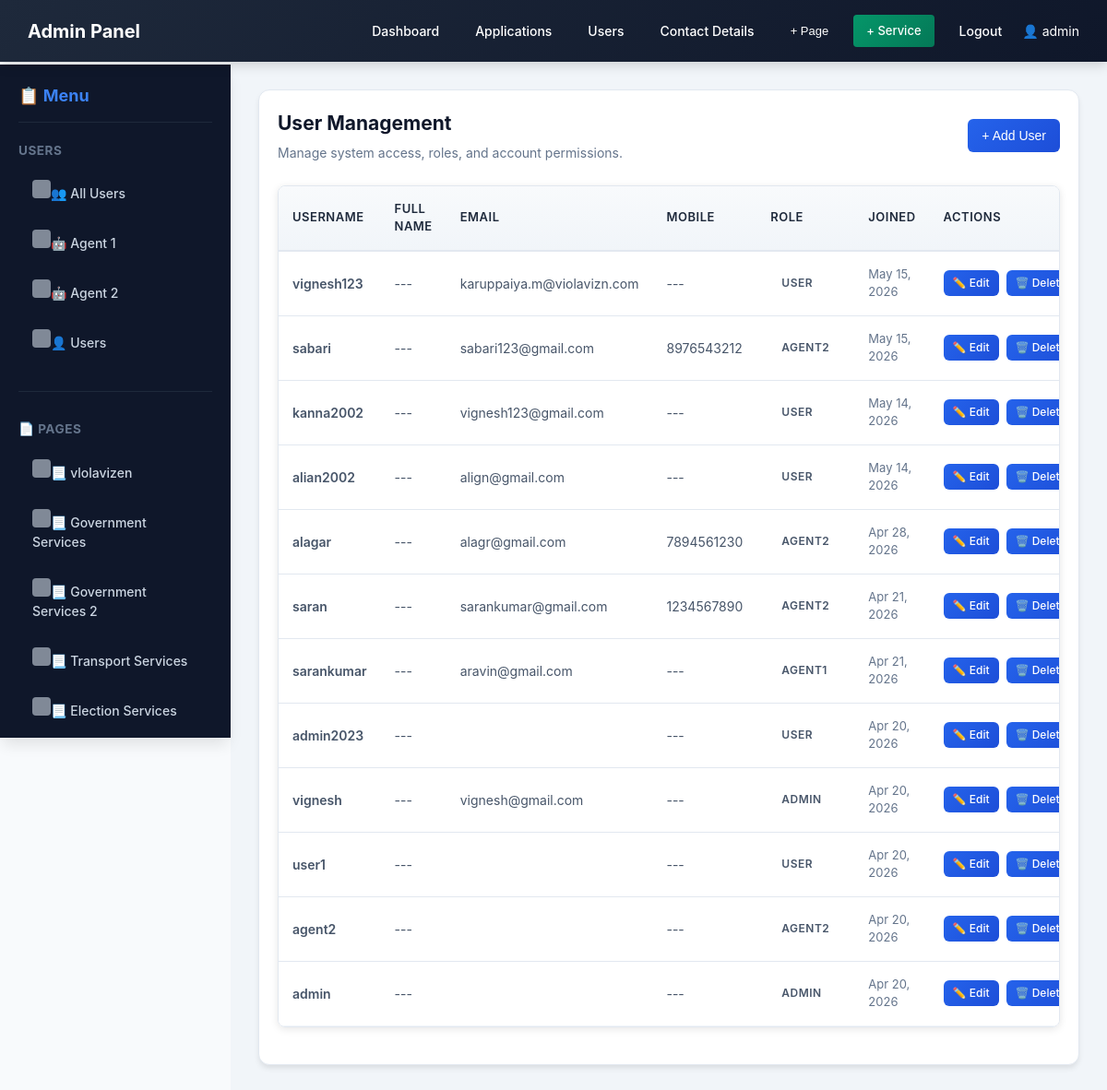
Screenshot of /adminsite/user-details/ (signed in) with the database file from the repository.
### services/models.py (models this page shows, shortened)
class User(AbstractUser):
    ROLE_CHOICES = [
        ('ADMIN', 'Admin'),
        ('AGENT1', 'Agent1'),
        ('AGENT2', 'Agent2'),
        ('USER', 'User'),
    ]
    role = models.CharField(max_length=10, choices=ROLE_CHOICES, default='USER')
    mobile = models.CharField(max_length=15, blank=True, null=True)

class Page(models.Model):
    title = models.CharField(max_length=100)
    description = models.TextField()
    created_at = models.DateTimeField(auto_now_add=True)

### services/views.py (the view, shortened to what this page needs)
# urls.py: path('adminsite/user-details/', views.user_details, name='user_details'),
@login_required
@role_required(['ADMIN'])
def user_details(request):
    role_filter = request.GET.get('role')
    if role_filter:
        users = User.objects.filter(role=role_filter).order_by('-id')
    else:
        users = User.objects.all().order_by('-id')
    return render(request, 'admin-site/user_handling.html', {'users': users})

### services/context_processors.py (called while the page is built)
def admin_pages(request):
    if request.path.startswith('/adminsite/'):
        return {'pages': Page.objects.all()}
    return {'pages': []}

### services/views.py (called while the page is built, shortened)
def role_required(allowed_roles):
    def decorator(view_func):
        @wraps(view_func)
        def _wrapped_view(request, *args, **kwargs):
            if not request.user.is_authenticated:
                return redirect(reverse('login') + '?next=' + request.path)
            is_permitted = request.user.role in allowed_roles
            if 'ADMIN' in allowed_roles and (request.user.is_staff or request.user.is_superuser):
                is_permitted = True
            return view_func(request, *args, **kwargs)
        return _wrapped_view
    return decorator

### services/templates/admin-site/user_handling.html (shortened to what this page needs)
{% extends 'admin-site/admin_base.html' %}
{% block content %}
<div class="card">
    <div class="header-flex" style="display: flex; justify-content: space-between; align-items: center; margin-bottom: 25px;">
        <div>
            <h2 style="margin: 0;">User Management</h2>
            <p style="color: #64748b; margin-top: 5px;">Manage system access, roles, and account permissions.</p>
        </div>
        <button class="btn" onclick="document.getElementById('addUserModal').classList.add('show')">+ Add User</button>
    </div>
    <div class="table-wrapper">
        <table style="width: 100%; border-collapse: collapse;">
            <thead>
                <tr style="text-align: left; border-bottom: 2px solid #f1f5f9;">
                    <th style="padding: 15px;">Username</th>
                    <th style="padding: 15px;">Full Name</th>
                    <th style="padding: 15px;">Email</th>
                    <th style="padding: 15px;">Mobile</th>
                    <th style="padding: 15px;">Role</th>
                    <th style="padding: 15px;">Joined</th>
                    <th style="padding: 15px;">Actions</th>
                </tr>
            </thead>
            <tbody>
                {% for u in users %}
                <tr style="border-bottom: 1px solid #f1f5f9;">
                    <td style="padding: 15px; font-weight: 600;">{{ u.username }}</td>
                    <td style="padding: 15px;">{{ u.get_full_name|default:"---" }}</td>
                    <td style="padding: 15px;">{{ u.email }}</td>
                    <td style="padding: 15px;">{{ u.mobile|default:"---" }}</td>
                    <td style="padding: 15px;"><span class="badge status-{{ u.role|lower }}">{{ u.role }}</span></td>
                    <td style="padding: 15px; color: #64748b; font-size: 13px;">{{ u.date_joined|date:"M d, Y" }}</td>
                    <td style="padding: 15px;">
                        <div style="display: flex; gap: 8px;">
                            <a href="{% url 'edit_user' u.id %}" class="btn btn-small" style="font-size: 12px; padding: 5px 10px; background-color: #2563eb; text-decoration: none; color: white;">✏️ Edit</a>
                            <a href="{% url 'delete_user' u.id %}" class="btn btn-small" style="font-size: 12px; padding: 5px 10px; background-color: #ef4444; text-decoration: none; color: white;" onclick="return confirm('Confirm deletion of user: {{ u.username }}?')">🗑️ Delete</a>
                        </div>
                    </td>
                </tr>
                {% endfor %}
            </tbody>
        </table>
    </div>
</div>
{% endblock %}

### services/templates/admin-site/admin_base.html (shortened to what this page needs)
{% load static %}
<!DOCTYPE html>
<html lang="en">
<head>
    <link rel="stylesheet" href="{% static 'services/css/style.css' %}">
</head>
<body>
<div class="top-navbar">
    <div class="navbar-left">
        <a href="{% url 'admin_dashboard' %}" class="navbar-brand">Admin Panel</a>
    </div>
    <div class="nav-links" id="navLinks">
        <a href="{% url 'admin_dashboard' %}">Dashboard</a>
        <a href="{% url 'apply_details' %}">Applications</a>
        <a href="{% url 'user_details' %}">Users</a>
        <a href="{% url 'admin_contact_messages' %}">Contact Details</a>
        <button class="btn btn-small" onclick="openAddPageModal()">+ Page</button>
        <a href="{% url 'add_service' %}" class="btn btn-add-service btn-small">+ Service</a>
        <a href="{% url 'logout' %}">Logout</a>
    </div>
    <div class="navbar-right">
        👤 {{ user.username }}
    </div>
</div>
<div class="dashboard-container">
    <aside class="sidebar" id="sidebar">
        <div class="sidebar-header">📋 Menu</div>
        {% if request.resolver_match.url_name == 'user_details' %}
        <div class="sidebar-menu">
            <h4>Users</h4>
            <a href="{% url 'user_details' %}">👥 All Users</a>
            <a href="{% url 'user_details' %}?role=AGENT1">🤖 Agent 1</a>
            <a href="{% url 'user_details' %}?role=AGENT2">🤖 Agent 2</a>
            <a href="{% url 'user_details' %}?role=USER">👤 Users</a>
        </div>
        {% endif %}
        <div class="sidebar-menu" style="margin-top: 30px; border-top: 1px solid #1e293b; padding-top: 15px;">
            <h4>📄 Pages</h4>
            {% if pages %}
                {% for p in pages %}
                    <a href="{% url 'view_custom_page' p.id %}">📃 {{ p.title }}</a>
                {% endfor %}
            {% else %}
                <p style="color: #64748b; font-size: 13px; margin: 5px 0; padding: 10px 0;">No pages yet</p>
            {% endif %}
        </div>
    </aside>
    <div class="main-content">
        {% block content %}{% endblock %}
    </div>
</div>
</body>
</html>

### services/static/services/css/style.css (style rules this page uses)
:root { --primary: #2563eb; --primary-hover: #1d4ed8; --secondary: #64748b; --success: #10b981; --warning: #f59e0b; --danger: #ef4444; --info: #3b82f6; --background: #f8fafc; --card-bg: #ffffff; --dark-bg: #0f172a; --dark-card: #1e293b; --text-main: #0f172a; --text-muted: #64748b; --border: #e2e8f0; --shadow: 0 4px 6px -1px rgb(0 0 0 / 0.1); --shadow-lg: 0 10px 15px -3px rgb(0 0 0 / 0.1); }
* { margin: 0; padding: 0; box-sizing: border-box; }
html, body { height: 100%; }
body { background-color: var(--background); color: var(--text-main); font-family: 'Inter', system-ui, -apple-system, sans-serif; line-height: 1.5; font-size: 14px; }
.dashboard-container { display: flex; min-height: 100vh; background-color: var(--background); }
.sidebar { width: 260px; background: linear-gradient(135deg, #1e293b 0%, #0f172a 100%); color: white; padding: 20px; overflow-y: auto; box-shadow: var(--shadow-lg); transition: all 0.3s ease; position: sticky; top: 0; }
.main-content { flex: 1; overflow-y: auto; display: flex; flex-direction: column; }
.sidebar-header { font-size: 20px; font-weight: 700; margin-bottom: 30px; padding-bottom: 15px; border-bottom: 2px solid rgba(255, 255, 255, 0.1); color: white; }
.sidebar-menu { list-style: none; }
.sidebar-menu a { display: flex; align-items: center; gap: 12px; padding: 12px 16px; color: rgba(255, 255, 255, 0.8); text-decoration: none; border-radius: 8px; transition: all 0.3s ease; font-weight: 500; }
.sidebar-menu a::before { content: ''; display: inline-block; width: 20px; height: 20px; background: currentColor; border-radius: 4px; opacity: 0.6; }
.card { background: white; border: 1px solid var(--border); border-radius: 12px; padding: 20px; box-shadow: var(--shadow); transition: all 0.3s ease; animation: slideIn 0.4s ease-out; }
.table-wrapper { overflow-x: auto; border-radius: 12px; border: 1px solid var(--border); }
table { width: 100%; border-collapse: collapse; background: white; }
thead { background-color: #f1f5f9; border-bottom: 2px solid var(--border); }
th { padding: 16px; text-align: left; font-weight: 700; color: var(--text-main); font-size: 13px; text-transform: uppercase; letter-spacing: 0.5px; background: linear-gradient(180deg, #f8fafc 0%, #f1f5f9 100%); }
td { padding: 14px 16px; border-bottom: 1px solid var(--border); color: var(--text-main); font-size: 14px; }
tbody tr { transition: all 0.2s ease; }
tbody tr:last-child td { border-bottom: none; }
button, .btn { padding: 10px 20px; border: none; border-radius: 8px; font-size: 14px; font-weight: 600; cursor: pointer; transition: all 0.3s ease; display: inline-flex; align-items: center; justify-content: center; gap: 8px; text-decoration: none; }
.badge { display: inline-block; padding: 6px 12px; border-radius: 20px; font-size: 12px; font-weight: 600; text-transform: uppercase; letter-spacing: 0.5px; }

### rows the page displays
User: username "admin", get_full_name "---", mobile "---", role "ADMIN", date_joined "Apr 20, 2026"
Page: title "vlolavizen"
Page: title "Government Services"
Page: title "Government Services 2"
Page: title "Transport Services"
Page: title "Election Services"
User: username "vignesh123", get_full_name "---", email "karuppaiya.m@violavizn.com", mobile "---", role "USER", date_joined "May 15, 2026"
User: username "sabari", get_full_name "---", email "sabari123@gmail.com", mobile "8976543212", role "AGENT2", date_joined "May 15, 2026"
User: username "kanna2002", get_full_name "---", email "vignesh123@gmail.com", mobile "---", role "USER", date_joined "May 14, 2026"
User: username "alian2002", get_full_name "---", email "align@gmail.com", mobile "---", role "USER", date_joined "May 14, 2026"
User: username "alagar", get_full_name "---", email "alagr@gmail.com", mobile "7894561230", role "AGENT2", date_joined "Apr 28, 2026"
User: username "saran", get_full_name "---", email "sarankumar@gmail.com", mobile "1234567890", role "AGENT2", date_joined "Apr 21, 2026"
User: username "sarankumar", get_full_name "---", email "aravin@gmail.com", mobile "---", role "AGENT1", date_joined "Apr 21, 2026"
User: username "admin2023", get_full_name "---", mobile "---", role "USER", date_joined "Apr 20, 2026"
User: username "vignesh", get_full_name "---", email "vignesh@gmail.com", mobile "---", role "ADMIN", date_joined "Apr 20, 2026"
User: username "user1", get_full_name "---", mobile "---", role "USER", date_joined "Apr 20, 2026"
User: username "agent2", get_full_name "---", mobile "---", role "AGENT2", date_joined "Apr 20, 2026"
